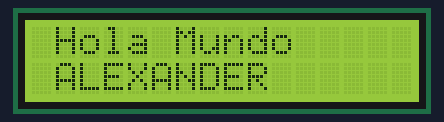
The sketch below on a simulated Arduino Uno, built with avr-gcc and run on an emulated ATmega328P. Parts: 16×2 character LCD.

Above: at 1.1 s.
At 2.1 s:
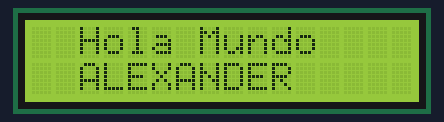
At 3.1 s:
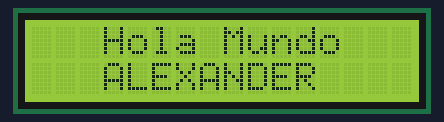
At 4.1 s:
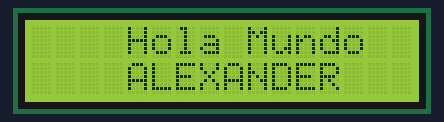
At 5.1 s:
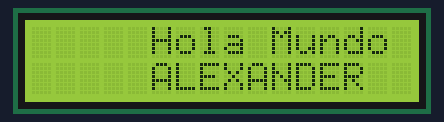
At 10.1 s:
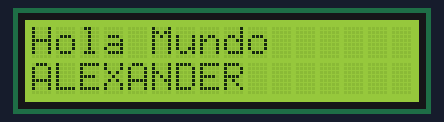

Measured:
- by itself, everything shown: repeats every 10.0 s, in 10 steps
- what the display in image 0 shows lasts 1.0 s, from 1.1 s to 2.1 s

The sketch:

lcd_pantalla.ino
```cpp
/**
   GeekFactory - "INNOVATING TOGETHER"
   Distribucion de materiales para el desarrollo e innovacion tecnologica
   www.geekfactory.mx

   EJEMPLO BASICO PARA EL USO DEL LCD 16X2 CON ARDUINO. MUESTRA UN TEXTO QUE RECORRE
   LA PANTALLA DE UN LADO A OTRO. ESTE PROGRAMA SIRVE COMO PRUEBA DEL CORRECTO
   FUNCIONAMIENTO DE NUESTRO CONEXIONADO Y TAMBIEN ILUSTRA COMO REALIZAR OPERACIONES
   CON EL CURSOR, BORRAR LA PANTALLA Y MOSTRAR CADENAS DE TEXTO.
*/
#include  <LiquidCrystal.h>

// CONSTRUCTOR PARA LA PANTALLA LCD 16X2
// AQUI SE CONFIGURAN LOS PINES PARA LA COMUNICACION CON LA PANTALLA
LiquidCrystal lcd(12, 11, 5, 4, 3, 2);

void setup()
{
  // INDICAMOS QUE TENEMOS CONECTADA UNA PANTALLA DE 16X2
  lcd.begin(16, 2);
  // MOVER EL CURSOR A LA PRIMERA POSICION DE LA PANTALLA (0, 0)
  lcd.home();
  // IMPRIMIR "HELLO WORD" EN LA PRIMERA LINEA
  lcd.print("Hola Mundo");
  // MOVER EL CURSOR A LA SEGUNDA LINEA (1) PRIMERA COLUMNA (0)
  lcd.setCursor ( 0, 1 );
  // IMPRIMIR OTRA CADENA EN ESTA POSICION
  lcd.print("ALEXANDER");
  // ESPERAR UN SEGUNDO
  delay(1000);
}

void loop()
{
  // EN EL CICLO PRINCIPAL SOLAMENTE RECORREMOS EL MENSAJE DE UN LADO A OTRO
  // VARIABLE PARA CONTROL DE CICLOS
  int i;

  // DESPLAZAR LA PANTALLA A LA DERECHA 2 VECES
  for ( int i = 0; i < 5; i++ ) {
    lcd.scrollDisplayRight();
    delay (1000);
  }

  // DESPLAZAR LA PANTALLA A LA IZQUIERDA 2 VECES
  for ( int i = 0; i < 5; i++ ) {
    lcd.scrollDisplayLeft();
    delay (1000);
  }
}
```
